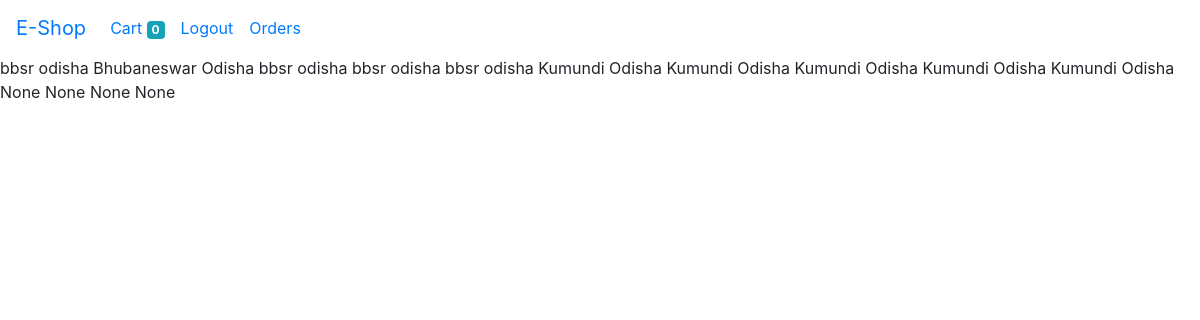
The app's page /order/bill/ (signed in), older data.
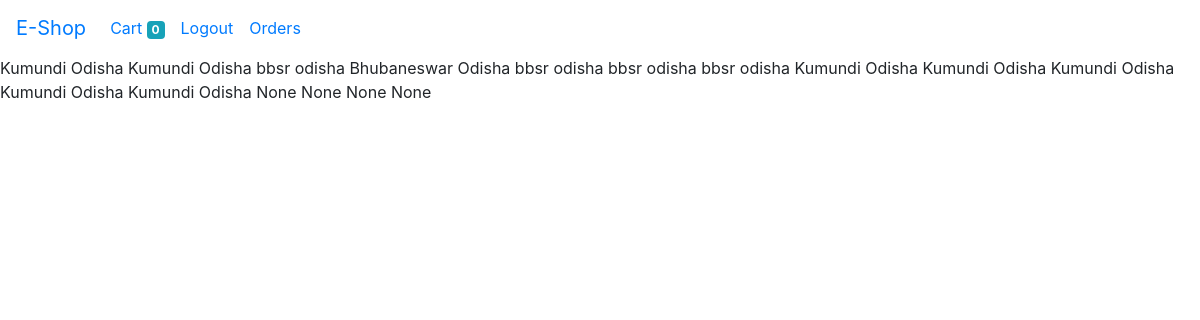
The same page, newer data.
### store/models.py (models this page shows, shortened)
class Order(models.Model):
    product = models.ForeignKey(Product,on_delete=models.CASCADE)
    customer = models.ForeignKey(Customer,on_delete=models.CASCADE)
    quantity = models.IntegerField(default=1)
    price = models.IntegerField()
    address = models.CharField(max_length=100,blank=True,null=True)
    phone = models.CharField(max_length=12, blank=True,null=True)
    country = models.CharField(max_length=200,null=True)
    city = models.CharField(max_length=200,null=True)
    state = models.CharField(max_length=200,null=True)
    dist = models.CharField(max_length=200,null=True)
    zipcode = models.CharField(max_length=20,null=True)
    date = models.DateTimeField(auto_now_add=True)
    status = models.BooleanField(default=False)
    @staticmethod
    def get_orders_by_customer(customer_id):
        return Order.objects.filter(customer=customer_id).order_by('-date')

### store/views.py (the view)
# urls.py: path('order/bill/',bill,name='bill'),
def bill(request):
    customer = request.session.get('customer')
    order = Order.get_orders_by_customer(customer)
    return render(request,'bill.html',{'order':order})

### store/templates/bill.html
{% extends 'base.html' %}
{% block body %}
{% load cart %}
{% for order in order %}
    {{order.city}}
    {{order.state}}
{% endfor %}
{% endblock %}

Row changes from the older to the newer data that the page shows:
added Order: city "Kumundi", state "Odisha"
added Order: city "Kumundi", state "Odisha"
